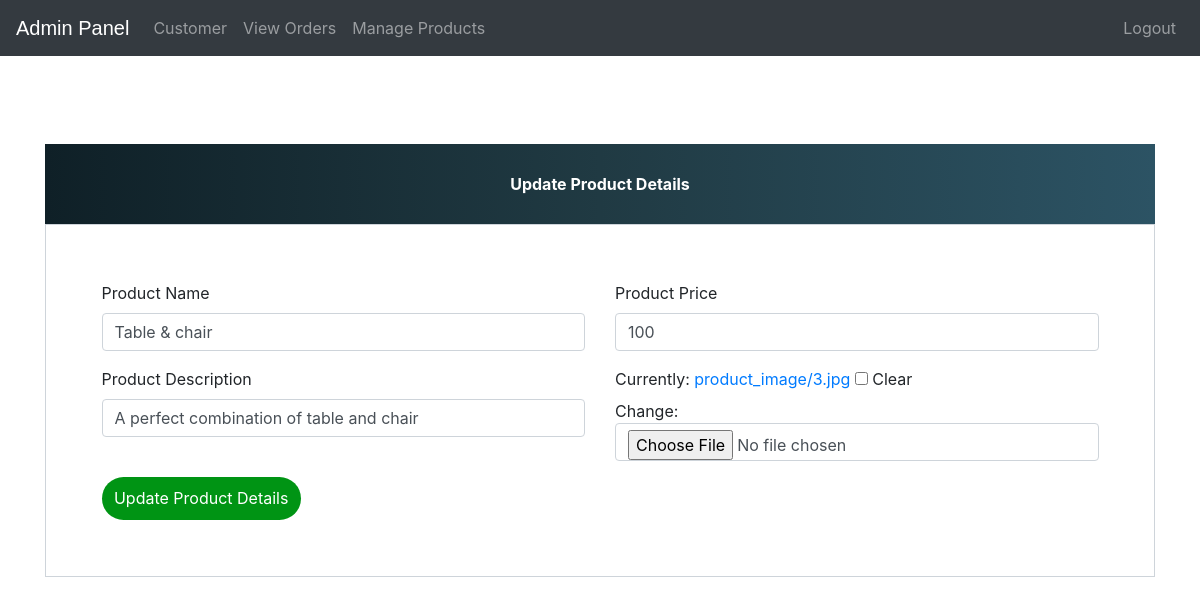
/update-product/4 (signed in), run on the app's committed database.
### Ecommerce_App/models.py (models this page shows, shortened)
class Product(models.Model):
    name=models.CharField(max_length=40)
    product_image= models.ImageField(upload_to='product_image/',null=True,blank=True)
    price = models.PositiveIntegerField()
    description=models.CharField(max_length=40)

### Ecommerce_App/views.py (the view)
# urls.py: path('update-product/<int:pk>', views.update_product_view,name='update-product'),
@login_required(login_url='adminlogin')
def update_product_view(request,pk):
    product=models.Product.objects.get(id=pk)
    productForm=forms.ProductForm(instance=product)
    if request.method=='POST':
        productForm=forms.ProductForm(request.POST,request.FILES,instance=product)
        if productForm.is_valid():
            productForm.save()
            return redirect('admin-products')
    return render(request,'admin_update_product.html',{'productForm':productForm})

### Ecommerce_App/forms.py
class ProductForm(forms.ModelForm):
    class Meta:
        model=models.Product
        fields=['name','price','description','product_image']

### template/admin_update_product.html (shortened to what this page needs)
{% extends 'admin_base.html' %}
{% load widget_tweaks %}
{% block body %}
<head>
  <link href="//maxcdn.bootstrapcdn.com/bootstrap/4.1.1/css/bootstrap.min.css" rel="stylesheet" id="bootstrap-css">
</head>
<br><br><br><br><br><br>
<form method="post" enctype="multipart/form-data">
  <div class="container register-form">
    <div class="form">
      <div class="note">
        <p>Update Product Details</p>
      </div>
      <div class="form-content">
        <div class="row">
          <div class="col-md-6">
            <div class="form-group">
              <label for="">Product Name</label>
              {% render_field productForm.name class="form-control" placeholder="Product Name" %}
            </div>
            <div class="form-group">
              <label for="">Product Description</label>
              {% render_field productForm.description class="form-control" placeholder="Description" %}
            </div>
          </div>
          <div class="col-md-6">
            <div class="form-group">
              <label for="">Product Price</label>
              {% render_field productForm.price class="form-control" placeholder="Price" %}
            </div>
            <div class="form-group">
              {% render_field productForm.product_image class="form-control" placeholder="product_image" %}
            </div>
          </div>
        </div>
        <button type="submit" class="btnSubmit">Update Product Details</button>
      </div>
    </div>
  </div>
</form>
{% endblock %}

### template/admin_base.html (style rules this page uses)
p { text-align: center; }

### template/admin_update_product.html (style rules this page uses)
a:link { text-decoration: none; }
.note { text-align: center; height: 80px; background: #0F2027; background: -webkit-linear-gradient(to left, #2C5364, #203A43, #0F2027); background: linear-gradient(to left, #2C5364, #203A43, #0F2027); color: #fff; font-weight: bold; line-height: 80px; }
.form-content { padding: 5%; border: 1px solid #ced4da; margin-bottom: 2%; }
.form-control { border-radius: 1.5rem; }
.btnSubmit { border: none; border-radius: 1.5rem; padding: 1%; width: 20%; cursor: pointer; background: #009414; color: #fff; }

### data on the page
Product: name "Table & chair", description "A perfect combination of table and chair", price "100"
